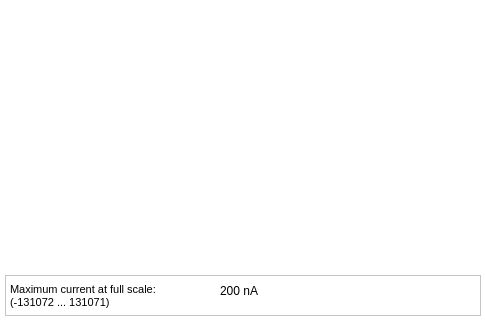
<?xml version="1.0" encoding="UTF-8"?>
<ui version="4.0">
 <class>SA</class>
 <widget class="QMainWindow" name="SA">
  <property name="geometry">
   <rect>
    <x>0</x>
    <y>0</y>
    <width>485</width>
    <height>325</height>
   </rect>
  </property>
  <property name="sizePolicy">
   <sizepolicy hsizetype="Minimum" vsizetype="Minimum">
    <horstretch>0</horstretch>
    <verstretch>0</verstretch>
   </sizepolicy>
  </property>
  <property name="windowTitle">
   <string>Slow data</string>
  </property>
  <property name="styleSheet">
   <string notr="true">background-color: rgb(255, 255, 255);</string>
  </property>
  <property name="Title" stdset="0">
   <string>Slow data on $(DEVICE), channel $(CH)</string>
  </property>
  <widget class="QWidget" name="centralwidget">
   <widget class="caStripPlot" name="castripplot">
    <property name="geometry">
     <rect>
      <x>0</x>
      <y>0</y>
      <width>480</width>
      <height>266</height>
     </rect>
    </property>
    <property name="Title" stdset="0">
     <string notr="true">Channel $(CH)</string>
    </property>
    <property name="TitleX">
     <string notr="true">Time</string>
    </property>
    <property name="TitleY">
     <string notr="true">amplitude</string>
    </property>
    <property name="channels" stdset="0">
     <string notr="true">$(DEVICE):signals:$(SIG).$(CH)</string>
    </property>
    <property name="period">
     <double>30.000000000000000</double>
    </property>
    <property name="refreshRate" stdset="0">
     <enum>caStripPlot::High</enum>
    </property>
    <property name="YAxisScaling" stdset="0">
     <enum>caStripPlot::autoScale</enum>
    </property>
    <property name="Style_1">
     <enum>caStripPlot::Lines</enum>
    </property>
    <property name="color_1">
     <color>
      <red>0</red>
      <green>0</green>
      <blue>0</blue>
     </color>
    </property>
    <property name="background">
     <color>
      <red>255</red>
      <green>255</green>
      <blue>127</blue>
     </color>
    </property>
    <property name="XaxisEnabled">
     <bool>true</bool>
    </property>
    <property name="YaxisEnabled">
     <bool>true</bool>
    </property>
    <property name="LegendEnabled">
     <bool>false</bool>
    </property>
   </widget>
   <widget class="QFrame" name="frame">
    <property name="geometry">
     <rect>
      <x>5</x>
      <y>275</y>
      <width>476</width>
      <height>41</height>
     </rect>
    </property>
    <property name="frameShape">
     <enum>QFrame::StyledPanel</enum>
    </property>
    <property name="frameShadow">
     <enum>QFrame::Raised</enum>
    </property>
    <widget class="caLabel" name="calabel_3">
     <property name="geometry">
      <rect>
       <x>215</x>
       <y>5</y>
       <width>56</width>
       <height>21</height>
      </rect>
     </property>
     <property name="text">
      <string>2 mA</string>
     </property>
     <property name="fontScaleMode">
      <enum>ESimpleLabel::WidthAndHeight</enum>
     </property>
     <property name="foreground">
      <color>
       <red>255</red>
       <green>0</green>
       <blue>0</blue>
      </color>
     </property>
     <property name="background">
      <color>
       <red>255</red>
       <green>255</green>
       <blue>127</blue>
      </color>
     </property>
     <property name="colorMode">
      <enum>caLabel::Static</enum>
     </property>
     <property name="visibility">
      <enum>caLabel::Calc</enum>
     </property>
     <property name="visibilityCalc">
      <string notr="true">A=6</string>
     </property>
     <property name="channel" stdset="0">
      <string notr="true">$(DEVICE):current_range</string>
     </property>
    </widget>
    <widget class="caLabel" name="calabel_4">
     <property name="geometry">
      <rect>
       <x>215</x>
       <y>5</y>
       <width>56</width>
       <height>21</height>
      </rect>
     </property>
     <property name="text">
      <string>200 uA</string>
     </property>
     <property name="fontScaleMode">
      <enum>ESimpleLabel::WidthAndHeight</enum>
     </property>
     <property name="foreground">
      <color>
       <red>255</red>
       <green>0</green>
       <blue>0</blue>
      </color>
     </property>
     <property name="background">
      <color>
       <red>255</red>
       <green>255</green>
       <blue>127</blue>
      </color>
     </property>
     <property name="colorMode">
      <enum>caLabel::Static</enum>
     </property>
     <property name="visibility">
      <enum>caLabel::Calc</enum>
     </property>
     <property name="visibilityCalc">
      <string notr="true">A=5</string>
     </property>
     <property name="channel" stdset="0">
      <string notr="true">$(DEVICE):current_range</string>
     </property>
    </widget>
    <widget class="caLabel" name="calabel_6">
     <property name="geometry">
      <rect>
       <x>215</x>
       <y>5</y>
       <width>56</width>
       <height>21</height>
      </rect>
     </property>
     <property name="text">
      <string>2 uA</string>
     </property>
     <property name="fontScaleMode">
      <enum>ESimpleLabel::WidthAndHeight</enum>
     </property>
     <property name="foreground">
      <color>
       <red>255</red>
       <green>0</green>
       <blue>0</blue>
      </color>
     </property>
     <property name="background">
      <color>
       <red>255</red>
       <green>255</green>
       <blue>127</blue>
      </color>
     </property>
     <property name="colorMode">
      <enum>caLabel::Static</enum>
     </property>
     <property name="visibility">
      <enum>caLabel::Calc</enum>
     </property>
     <property name="visibilityCalc">
      <string notr="true">A=3</string>
     </property>
     <property name="channel" stdset="0">
      <string notr="true">$(DEVICE):current_range</string>
     </property>
    </widget>
    <widget class="caLabel" name="calabel_5">
     <property name="geometry">
      <rect>
       <x>215</x>
       <y>5</y>
       <width>56</width>
       <height>21</height>
      </rect>
     </property>
     <property name="text">
      <string>20 uA</string>
     </property>
     <property name="fontScaleMode">
      <enum>ESimpleLabel::WidthAndHeight</enum>
     </property>
     <property name="foreground">
      <color>
       <red>255</red>
       <green>0</green>
       <blue>0</blue>
      </color>
     </property>
     <property name="background">
      <color>
       <red>255</red>
       <green>255</green>
       <blue>127</blue>
      </color>
     </property>
     <property name="colorMode">
      <enum>caLabel::Static</enum>
     </property>
     <property name="visibility">
      <enum>caLabel::Calc</enum>
     </property>
     <property name="visibilityCalc">
      <string notr="true">A=4</string>
     </property>
     <property name="channel" stdset="0">
      <string notr="true">$(DEVICE):current_range</string>
     </property>
    </widget>
    <widget class="caLabel" name="calabel_8">
     <property name="geometry">
      <rect>
       <x>215</x>
       <y>5</y>
       <width>56</width>
       <height>21</height>
      </rect>
     </property>
     <property name="text">
      <string>60 nA</string>
     </property>
     <property name="fontScaleMode">
      <enum>ESimpleLabel::WidthAndHeight</enum>
     </property>
     <property name="foreground">
      <color>
       <red>255</red>
       <green>0</green>
       <blue>0</blue>
      </color>
     </property>
     <property name="background">
      <color>
       <red>255</red>
       <green>255</green>
       <blue>127</blue>
      </color>
     </property>
     <property name="colorMode">
      <enum>caLabel::Static</enum>
     </property>
     <property name="visibility">
      <enum>caLabel::Calc</enum>
     </property>
     <property name="visibilityCalc">
      <string notr="true">A=1</string>
     </property>
     <property name="channel" stdset="0">
      <string notr="true">$(DEVICE):current_range</string>
     </property>
    </widget>
    <widget class="caLabel" name="calabel_7">
     <property name="geometry">
      <rect>
       <x>215</x>
       <y>5</y>
       <width>56</width>
       <height>21</height>
      </rect>
     </property>
     <property name="text">
      <string>200 nA</string>
     </property>
     <property name="fontScaleMode">
      <enum>ESimpleLabel::WidthAndHeight</enum>
     </property>
     <property name="foreground">
      <color>
       <red>255</red>
       <green>0</green>
       <blue>0</blue>
      </color>
     </property>
     <property name="background">
      <color>
       <red>255</red>
       <green>255</green>
       <blue>127</blue>
      </color>
     </property>
     <property name="colorMode">
      <enum>caLabel::Static</enum>
     </property>
     <property name="visibility">
      <enum>caLabel::Calc</enum>
     </property>
     <property name="visibilityCalc">
      <string notr="true">A=2</string>
     </property>
     <property name="channel" stdset="0">
      <string notr="true">$(DEVICE):current_range</string>
     </property>
    </widget>
    <widget class="QLabel" name="label_42">
     <property name="geometry">
      <rect>
       <x>5</x>
       <y>5</y>
       <width>201</width>
       <height>31</height>
      </rect>
     </property>
     <property name="font">
      <font>
       <pointsize>8</pointsize>
      </font>
     </property>
     <property name="text">
      <string>Maximum current at full scale:
(-131072 ... 131071)</string>
     </property>
    </widget>
   </widget>
  </widget>
 </widget>
 <customwidgets>
  <customwidget>
   <class>QwtPlot</class>
   <extends>QFrame</extends>
   <header>qwt_plot.h</header>
  </customwidget>
  <customwidget>
   <class>caLabel</class>
   <extends>QLabel</extends>
   <header>caLabel</header>
  </customwidget>
  <customwidget>
   <class>caStripPlot</class>
   <extends>QwtPlot</extends>
   <header>caStripPlot</header>
  </customwidget>
 </customwidgets>
 <resources/>
 <connections/>
</ui>
